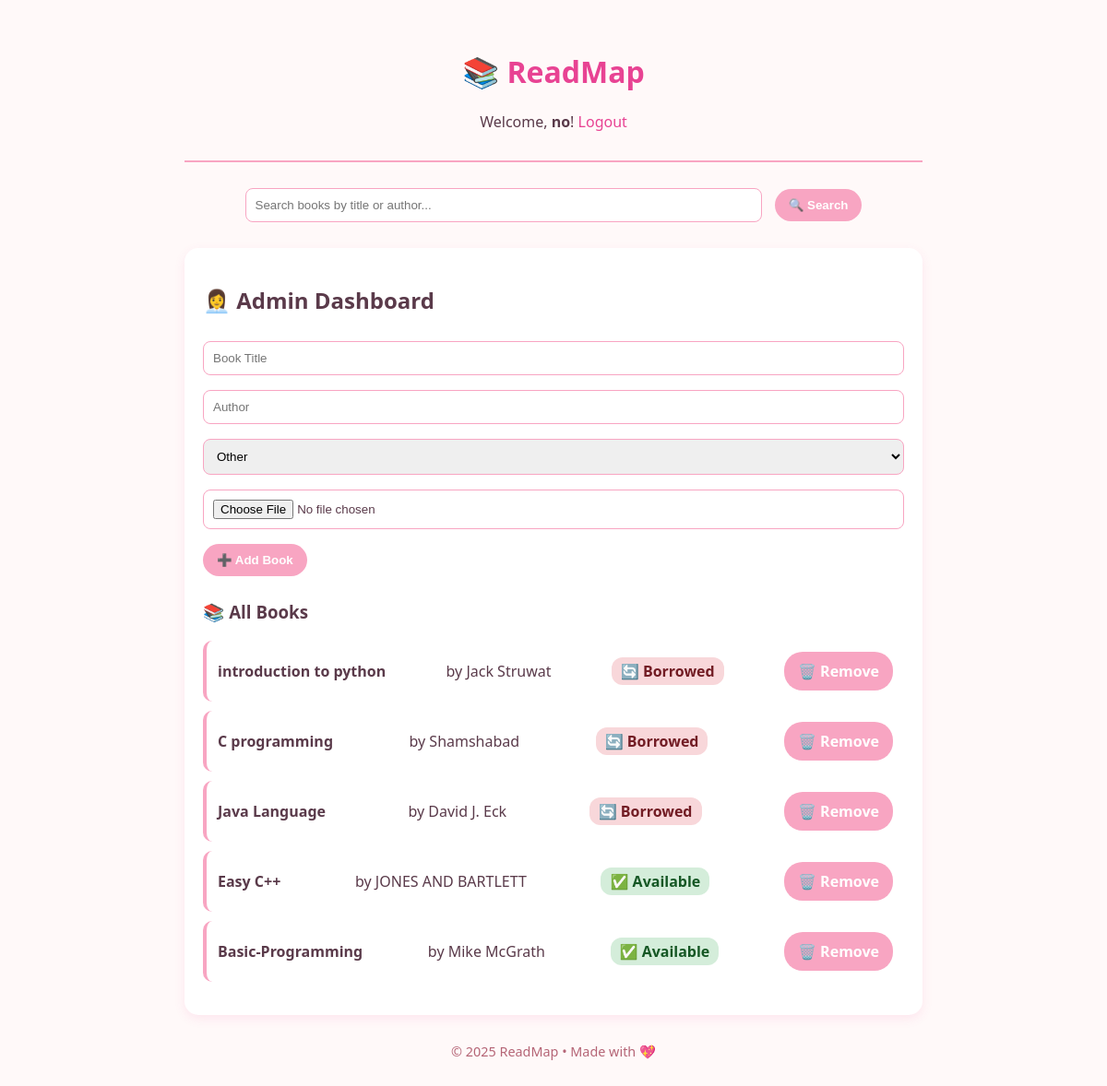
/admin_books/ (signed in), run on the app's committed database.
### library/models.py (models this page shows, shortened)
class Book(models.Model):
    CATEGORY_CHOICES = [
        ('fiction', 'Fiction'),
        ('nonfiction', 'Non-Fiction'),
        ('science', 'Science'),
        ('history', 'History'),
        ('biography', 'Biography'),
        ('other', 'Other'),
    ]
    title = models.CharField(max_length=200)
    author = models.CharField(max_length=200)
    category = models.CharField(max_length=20, choices=CATEGORY_CHOICES, default='other')
    available = models.BooleanField(default=True)
    pdf_file = models.FileField(upload_to='books/pdfs/', blank=True, null=True)
    class Meta:
        unique_together = ('title', 'author')  # Prevent duplicates

### library/views.py (the view)
# urls.py: path('admin_books/', views.admin_books, name='admin_books'),
def admin_books(request):
    if not request.user.is_staff:
        return redirect('borrower')
    books = Book.objects.all()
    return render(request, 'library/admin_books.html', {'books': books})

### library/templates/library/admin_books.html (shortened to what this page needs)
{% extends 'library/base.html' %}
{% block content %}
<div class="card">
    <h2>👩‍💼 Admin Dashboard</h2>
  <form method="post" action="{% url 'add_book' %}" enctype="multipart/form-data">
    <input type="text" name="title" placeholder="Book Title" required>
    <input type="text" name="author" placeholder="Author" required>
    <select name="category">
        <option value="other" selected>Other</option>
    </select>
    <input type="file" name="pdf_file" accept=".pdf">
    <button type="submit">➕ Add Book</button>
</form>
    <h3>📚 All Books</h3>
    <ul class="book-list">
    {% for book in books %}
        <li>
            <strong>{{ book.title }}</strong> by {{ book.author }}
            {% if book.available %}
                <span class="status available">✅ Available</span>
            {% else %}
                <span class="status borrowed">🔄 Borrowed</span>
            {% endif %}
            <a href="{% url 'remove_book' book.id %}" class="btn-remove">🗑️ Remove</a>
        </li>
    {% endfor %}
    </ul>
</div>
{% endblock %}

### library/templates/library/base.html (shortened to what this page needs)
<!DOCTYPE html>
{% load static %}
<html>
<head>
    <link rel="stylesheet" href="{% static 'library/style.css' %}">
</head>
<body>
    <div class="container">
        <header>
            <h1>📚 ReadMap</h1>
            {% if user.is_authenticated %}
                <p>Welcome, <strong>{{ user.username }}</strong>!
                <a href="{% url 'logout' %}">Logout</a></p>
            {% endif %}
        </header>
        <div class="search-box">
            <form action="{% url 'search_books' %}" method="get">
                <input type="text" name="q" placeholder="Search books by title or author..." value="{{ query }}">
                <button type="submit">🔍 Search</button>
            </form>
        </div>
        {% block content %}{% endblock %}
        <footer>
            <p>© 2025 ReadMap • Made with 💖</p>
        </footer>
    </div>
</body>
</html>

### library/static/library/style.css (style rules this page uses)
body { font-family: 'Segoe UI', sans-serif; background-color: #fff9f9; color: #5a3a4a; margin: 0; padding: 0; }
.container { max-width: 800px; margin: 0 auto; padding: 20px; }
header { text-align: center; padding: 15px 0; border-bottom: 2px solid #f8a5c2; margin-bottom: 20px; }
header h1 { color: #e84393; }
.card { background: white; padding: 20px; border-radius: 15px; box-shadow: 0 4px 12px rgba(232, 67, 147, 0.1); margin-bottom: 20px; }
input, textarea, select, button { width: 100%; padding: 10px; margin: 8px 0; border: 1px solid #f8a5c2; border-radius: 8px; box-sizing: border-box; }
button, .btn-borrow, .btn-return, .btn-review, .btn-remove { background-color: #f8a5c2; color: white; border: none; padding: 10px 15px; border-radius: 20px; cursor: pointer; font-weight: bold; text-decoration: none; display: inline-block; width: auto; }
.book-list { list-style: none; padding: 0; }
.book-list li { background: white; padding: 12px; margin: 10px 0; border-radius: 10px; border-left: 4px solid #f8a5c2; display: flex; justify-content: space-between; align-items: center; }
.status { padding: 4px 10px; border-radius: 12px; font-weight: bold; }
.available { background-color: #d4edda; color: #155724; }
.borrowed { background-color: #f8d7da; color: #721c24; }
.search-box { text-align: center; margin-bottom: 20px; }
.search-box input { width: 70%; display: inline-block; }
.search-box button { width: auto; margin-left: 10px; }
footer { text-align: center; margin-top: 30px; color: #b56576; font-size: 0.9em; }
a { color: #e84393; text-decoration: none; }

### data on the page
Book: title "introduction to python", author "Jack Struwat", available "🔄 Borrowed"
Book: title "C programming", author "Shamshabad", available "🔄 Borrowed"
Book: title "Java Language", author "David J. Eck", available "🔄 Borrowed"
Book: title "Easy C++", author "JONES AND BARTLETT", available "✅ Available"
Book: title "Basic-Programming", author "Mike McGrath", available "✅ Available"

### other printed values
{{ user.username }} "no"
